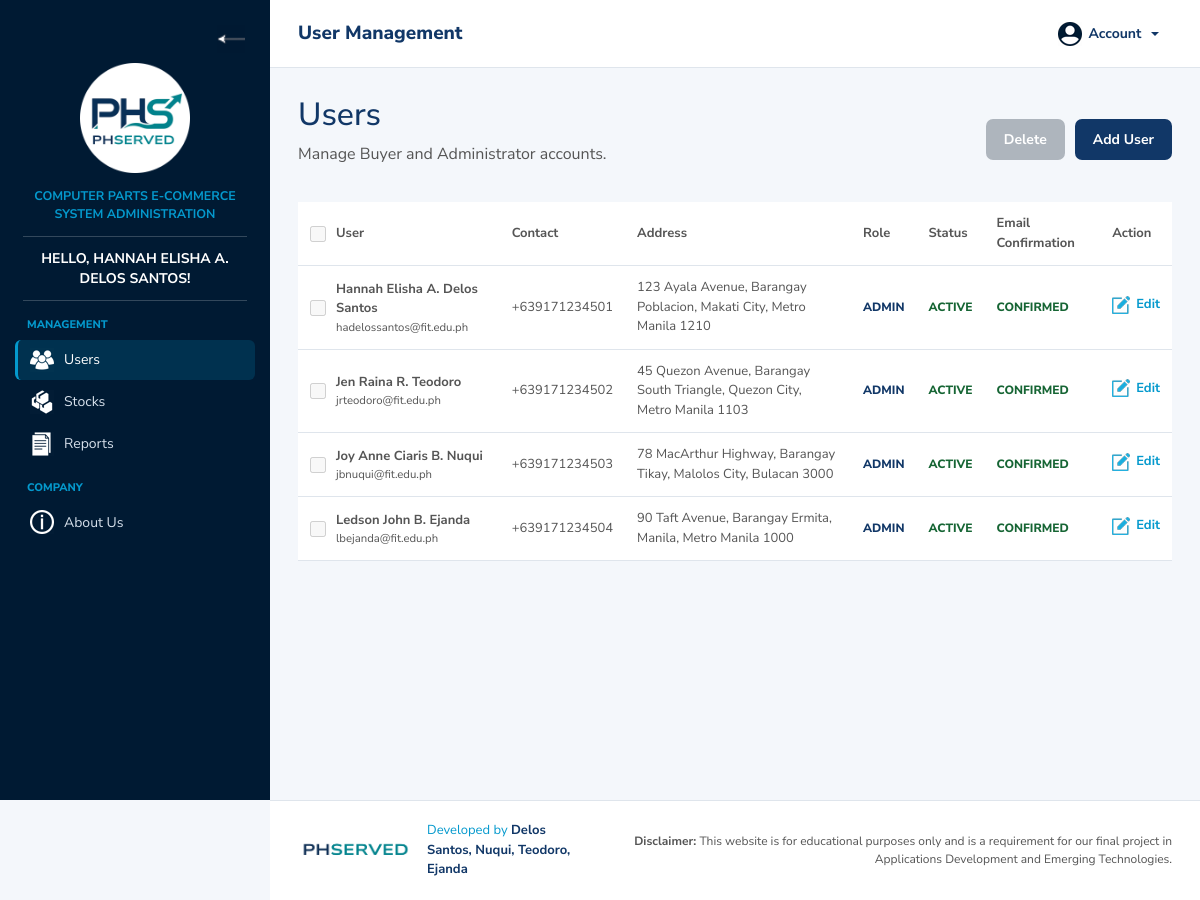
The app's page /seller/users.php (signed in) with its own data.
### tables this page shows
CREATE TABLE `users` (
  `user_id` int(11) NOT NULL,
  `complete_name` varchar(150) NOT NULL,
  `email` varchar(150) NOT NULL,
  `password` varchar(255) NOT NULL,
  `street` varchar(150) NOT NULL,
  `barangay` varchar(100) NOT NULL,
  `city` varchar(100) NOT NULL,
  `province` varchar(100) NOT NULL,
  `zip_code` varchar(10) NOT NULL,
  `contact_number` varchar(20) NOT NULL,
  `role` varchar(20) NOT NULL DEFAULT 'Buyer',
  `account_status` varchar(20) NOT NULL DEFAULT 'Active',
  `is_confirmed` tinyint(4) NOT NULL DEFAULT 0,
  `confirm_token` varchar(255) DEFAULT NULL,
  `date_created` datetime DEFAULT current_timestamp()
);

### seller/users.php (the view, shortened to what this page needs)
<?php
require_once("../config/db_connect.php");
$user_sql =
    "SELECT *
     FROM users
     ORDER BY role, complete_name";
$user_result = mysqli_query($conn, $user_sql);
include("includes/header.php");
include("includes/sidebar.php");
?>
<div class="main-wrapper" id="mainWrapper">
    <?php include("includes/top_nav.php"); ?>
    <main class="page-content">
        <form method="POST" action="delete_users.php" id="bulkDeleteForm"
            onsubmit="return confirm('Delete the selected Buyer account(s)?');">
            <div class="users-heading">
                <div>
                    <h2>Users</h2>
                    <p>
                        Manage Buyer and Administrator accounts.
                    </p>
                </div>
                <div class="users-heading-actions">
                    <button type="submit" class="user-delete-button" id="deleteUsersButton" disabled>
                        Delete
                    </button>
                    <a href="user_form.php" class="phserved-button">
                        Add User
                    </a>
                </div>
            </div>
            <div class="users-table-wrap">
                <table class="users-table">
                    <thead>
                        <tr>
                            <th>
                                <label class="user-select-all">
                                    <input type="checkbox" id="selectAllUsers" aria-label="Select all Buyer accounts">
                                    <span>User</span>
                                </label>
                            </th>
                            <th>Contact</th>
                            <th>Address</th>
                            <th>Role</th>
                            <th>Status</th>
                            <th>Email Confirmation</th>
                            <th>Action</th>
                        </tr>
                    </thead>
                    <tbody>
                        <?php while (
                            $user =
                            mysqli_fetch_assoc($user_result)
                        ): ?>
                            <?php
                            $is_admin = $user["role"] == "Admin";
                            $role_class = $is_admin
                                ? "role-admin"
                                : "role-buyer";
                            $status_class =
                                $user["account_status"] == "Active"
                                ? "user-status-active"
                                : "user-status-inactive";
                            ?>
                            <tr>
                                <td>
                                    <div class="user-cell">
                                        <input type="checkbox" name="user_ids[]"
                                            value="<?php echo (int) $user["user_id"]; ?>" class="user-row-checkbox"
                                            aria-label="Select <?php echo htmlspecialchars($user["complete_name"]); ?>"
                                            <?php echo $is_admin ? "disabled" : ""; ?>>
                                        <div>
                                            <strong>
                                                <?php echo htmlspecialchars($user["complete_name"]); ?>
                                            </strong>
                                            <small>
                                                <?php echo htmlspecialchars($user["email"]); ?>
                                            </small>
                                        </div>
                                    </div>
                                </td>
                                <td>
                                    <?php
                                    echo htmlspecialchars(
                                        $user["contact_number"]
                                    );
                                    ?>
                                </td>
                                <td>
                                    <?php
                                    echo htmlspecialchars(
                                        $user["street"] .
                                        ", Barangay " .
                                        $user["barangay"] .
                                        ", " .
                                        $user["city"] .
                                        ", " .
                                        $user["province"] .
                                        " " .
                                        $user["zip_code"]
                                    );
                                    ?>
                                </td>
                                <td>
                                    <span class="user-role <?php echo $role_class; ?>">
                                        <?php echo htmlspecialchars(strtoupper($user["role"])); ?>
                                    </span>
                                </td>
                                <td>
                                    <span class="user-status <?php echo $status_class; ?>">
                                        <?php echo htmlspecialchars(strtoupper($user["account_status"])); ?>
                                    </span>
                                </td>
                                <td>
                                    <?php if (
                                        $user["is_confirmed"] == 1
                                    ): ?>
                                        <span class="user-confirmation confirmation-confirmed">CONFIRMED</span>
                                    <?php else: ?>
                                        <span class="user-confirmation confirmation-pending">PENDING</span>
                                    <?php endif; ?>
                                </td>
                                <td>
                                    <a href="user_form.php?id=<?php
                                    echo (int) $user["user_id"];
                                    ?>" class="user-edit-link">
                                        <img src="../images/icons/edit_user.png" alt="" class="action-icon"
                                            onerror="this.style.display='none'">
                                        Edit
                                    </a>
                                </td>
                            </tr>
                        <?php endwhile; ?>
                    </tbody>
                </table>
            </div>
        </form>
    </main>
    <?php include("../includes/footer.php"); ?>

### assets/css/style.css (style rules this page uses)
:root { --primary-blue: #113767; --accent-blue: #0499cd; --night-blue: #001a33; --dark-gray: #555555; --light-gray: #f4f7fb; --border-color: #dfe5ec; --white: #ffffff; --sidebar-width: 270px; --collapsed-sidebar-width: 85px; }
* { box-sizing: border-box; }
html, body { margin: 0; padding: 0; min-height: 100%; }
body { background-color: var(--light-gray); color: var(--dark-gray); font-family: "Nunito Sans", sans-serif; }
a { color: inherit; text-decoration: none; }
.main-wrapper { min-height: 100vh; margin-left: var(--sidebar-width); transition: margin-left 0.2s; }
.page-content { width: 100%; max-width: 1400px; min-height: calc(100vh - 68px); margin: 0 auto; padding: 28px; }
.phserved-button { display: inline-block; padding: 10px 18px; border: 0; border-radius: 7px; background-color: var(--primary-blue); color: var(--white); font-size: 14px; font-weight: 700; cursor: pointer; }
.users-heading { display: flex; justify-content: space-between; align-items: center; margin-bottom: 20px; }
.users-heading h2, .user-form-card h2 { color: var(--primary-blue); }
.users-table-wrap { overflow-x: auto; background: var(--white); }
.users-table { width: 100%; border-collapse: collapse; }
.users-table th, .users-table td { padding: 12px; border-bottom: 1px solid var(--border-color); text-align: left; font-size: 13px; }
.users-table small { display: block; }
.users-heading-actions { display: flex; align-items: center; gap: 10px; }
.user-delete-button { padding: 10px 18px; border: 0; border-radius: 7px; background: #a61b2b; color: var(--white); font-size: 14px; font-weight: 700; }
.user-delete-button:disabled { background: #aeb5bd; cursor: not-allowed; }
.user-select-all, .user-cell { display: flex; align-items: center; gap: 10px; }
.user-select-all { margin: 0; }
.user-row-checkbox, #selectAllUsers { width: 16px; height: 16px; flex: 0 0 16px; }
.user-role, .user-status, .user-confirmation { font-size: 12px; font-weight: 800; text-transform: uppercase; white-space: nowrap; }
.role-admin { color: var(--primary-blue); }
.user-status-active, .confirmation-confirmed { color: #166534; }
.user-edit-link { display: inline-flex; align-items: center; gap: 6px; color: var(--accent-blue); font-weight: bold; }
.action-icon { width: 18px; height: 18px; flex: 0 0 18px; object-fit: contain; }

### records on screen
users: complete_name "Hannah Elisha A. Delos Santos", email "hadelossantos@fit.edu.ph", contact_number "+639171234501", street+barangay+city "123 Ayala Avenue, Barangay Poblacion, Makati City, Metro Manila 1210", role "ADMIN", account_status "ACTIVE", is_confirmed "CONFIRMED"
users: complete_name "Jen Raina R. Teodoro", email "jrteodoro@fit.edu.ph", contact_number "+639171234502", street+barangay+city "45 Quezon Avenue, Barangay South Triangle, Quezon City, Metro Manila 1103", role "ADMIN", account_status "ACTIVE", is_confirmed "CONFIRMED"
users: complete_name "Joy Anne Ciaris B. Nuqui", email "jbnuqui@fit.edu.ph", contact_number "+639171234503", street+barangay+city "78 MacArthur Highway, Barangay Tikay, Malolos City, Bulacan 3000", role "ADMIN", account_status "ACTIVE", is_confirmed "CONFIRMED"
users: complete_name "Ledson John B. Ejanda", email "lbejanda@fit.edu.ph", contact_number "+639171234504", street+barangay+city "90 Taft Avenue, Barangay Ermita, Manila, Metro Manila 1000", role "ADMIN", account_status "ACTIVE", is_confirmed "CONFIRMED"

### other values on screen
$admin_name "HANNAH ELISHA A. DELOS SANTOS"
$page_title "User Management"
